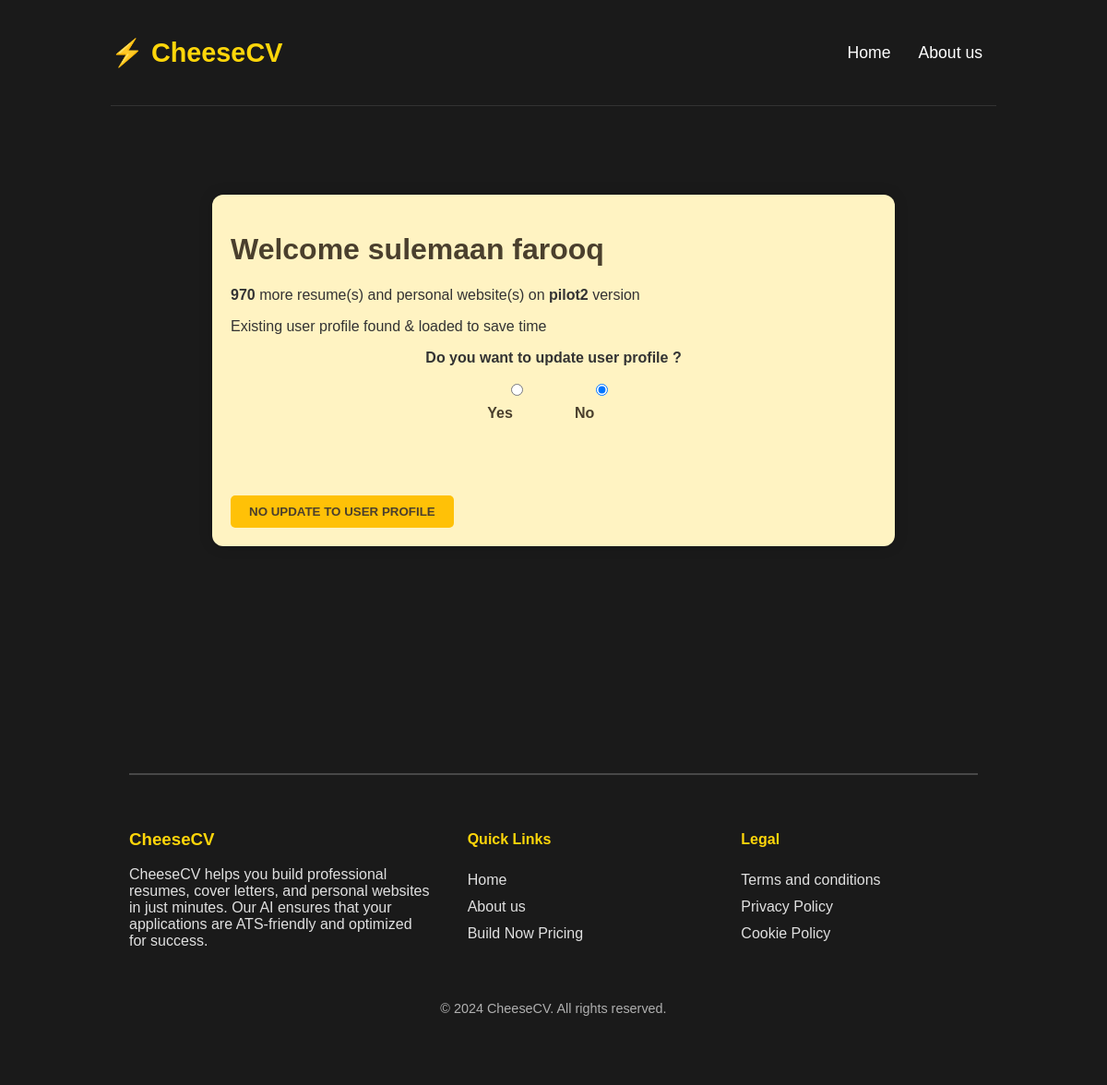
The page /14/form/ (signed in) on the database as committed earlier.
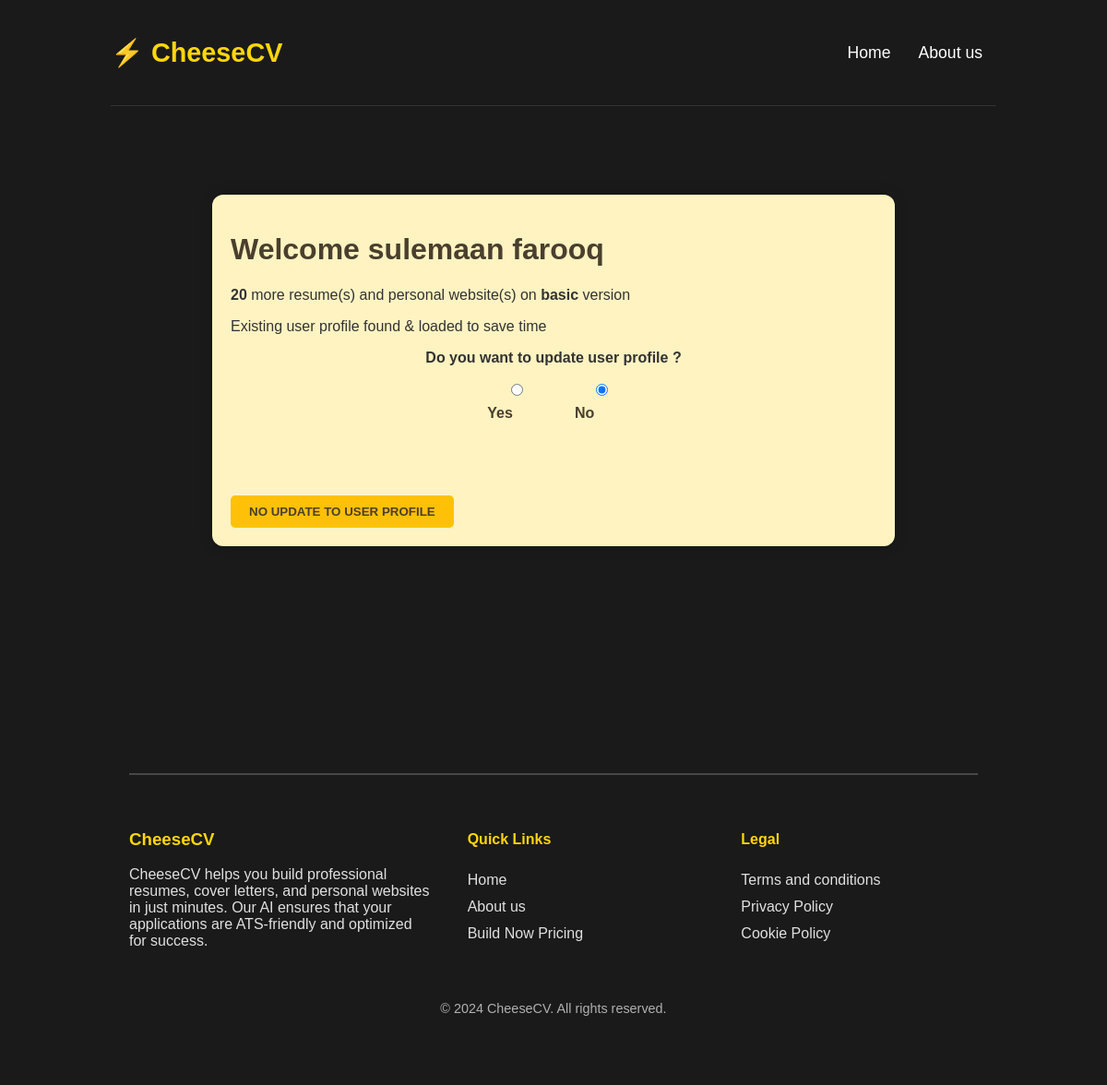
The same page on the database as committed later.
### resume_app/models.py (models this page shows, shortened)
class Account(models.Model):
    id = models.AutoField(primary_key=True)
    user = models.ForeignKey(User, on_delete=models.CASCADE, null=True, related_name='account_user')
    name = models.CharField(max_length=255, unique=True)  # needs to be unique
    password = models.CharField(max_length=255)  # Store hashed password
    email = models.EmailField()
    tier = models.CharField(max_length=255, default="free")
    educations = models.ForeignKey('Education', on_delete=models.SET_NULL, null=True, related_name='education_account')
    user_profile = models.ForeignKey('UserProfile', on_delete=models.SET_NULL, null=True, related_name='user_profile_account')
    user_plan = models.ForeignKey('Plan', on_delete=models.SET_NULL, null=True, related_name='user_plan')
    user_payment = models.ForeignKey('Payment', on_delete=models.SET_NULL, null=True, related_name='user_payment')
    resume_links = models.CharField(max_length=100000, blank=True, null=True, help_text="Separate links with commas")
    unique_words = models.CharField(max_length=10000000, blank=True, null=True, help_text="Separate action words with commas")
    reset_password_code = models.CharField(max_length=255, null=True)
    is_active = models.BooleanField(default=True)

### resume_app/views.py (the view, shortened to what this page needs)
# urls.py: path('<int:account_id>/form/', form, name='form'),
@login_required
def form(request , account_id):
    account = Account.objects.get(id=account_id)
    user_plan = Plan.objects.get(account = account)
    if request.method == 'GET':
        form = UserProfileForm(instance=account.user_profile)
        education_extra = 1
        if Education.objects.filter(account_id=account_id).exists():
            education_extra = 0
        EducationFormSet = inlineformset_factory(Account, Education, form=EducationForm, extra=education_extra, can_delete=True)
        education_formset = EducationFormSet(instance=account)
        work_experience_extra = 1
        if WorkExperience.objects.filter(account_id=account_id).exists():
            work_experience_extra = 0
        WorkExperienceFormSet = inlineformset_factory(Account, WorkExperience, form=WorkExperienceForm, extra=work_experience_extra, can_delete=True)
        work_experience_formset = WorkExperienceFormSet(instance=account)
        project_extra = 1
        if Project.objects.filter(account_id=account_id).exists():
            project_extra = 0
        ProjectFormSet = inlineformset_factory(Account, Project, form=ProjectsForm, extra=project_extra, can_delete=True)
        projects_formset = ProjectFormSet(instance=account)
        required_fields = [
            'first_name', 'last_name', 'phone', 'city', 'state',
            'spoken_languages', 'programming_languages', 'technical_skills', 'leadership'
        ]
        context = {
            'form': form,
            'work_experience_formset': work_experience_formset,
            'projects_formset': projects_formset,
            'education_formset': education_formset,
            'account': account,
            'user_plan': user_plan,
            'remaining': user_plan.forms_remaining - user_plan.forms_filled_on_current_plan,
            'required_fields': required_fields
        }
        return render(request, 'form.html', context)

### resume_app/templates/form.html (shortened to what this page needs)
{% extends 'index.html' %}
{% load static %}
{% block header_links %}
        <a href="{% url 'home' %}"> Home </a>
        <a href="{% url 'home' %}#work-experience">About us</a>
{% endblock %}
{% block content %}
        <div class = "beginning">
            <h1>Welcome {{account.name}}</h1>
            <p> <b> {{remaining}}</b> more resume(s) and personal website(s) on  <b>{{ account.tier }} </b> version </p>
            {% if account.user_profile is None %}
                <p> No user profile found, please fill in below form </p>
            {% else %}
            <p>  Existing user profile found & loaded to save time </p>
            <p id="user_profile_question"> <b> Do you want to update user profile ? </b></p>
            <div id="user_profile_question">
                <label>
                    <input type="radio" name="user_profile_question" id="yes_user_profile_question" value="yes" onclick="toggle_form()"> Yes
                </label>
                <label>
                    <input type="radio" name="user_profile_question" id="no_user_profile_question" value="no" onclick="toggle_form()" checked> No
                </label>
            </div>
            <br> <br>  <br>  <br>
            <a href="{% url 'confirmation' account_id=account.id %}" class="confirmation-button" id="user_profile_question_button">
                <button type="button">NO UPDATE TO USER PROFILE</button>
            </a>
            {% endif %}
        </div>
    <br>  <br>  <br>  <br>  <br>
{% endblock %}

Rows that differ between the two databases and show on the page:
changed Account "sulemaan farooq": tier "pilot2" → "basic"
Other text that changed with them:
{{ remaining }}: "970" → "20"
